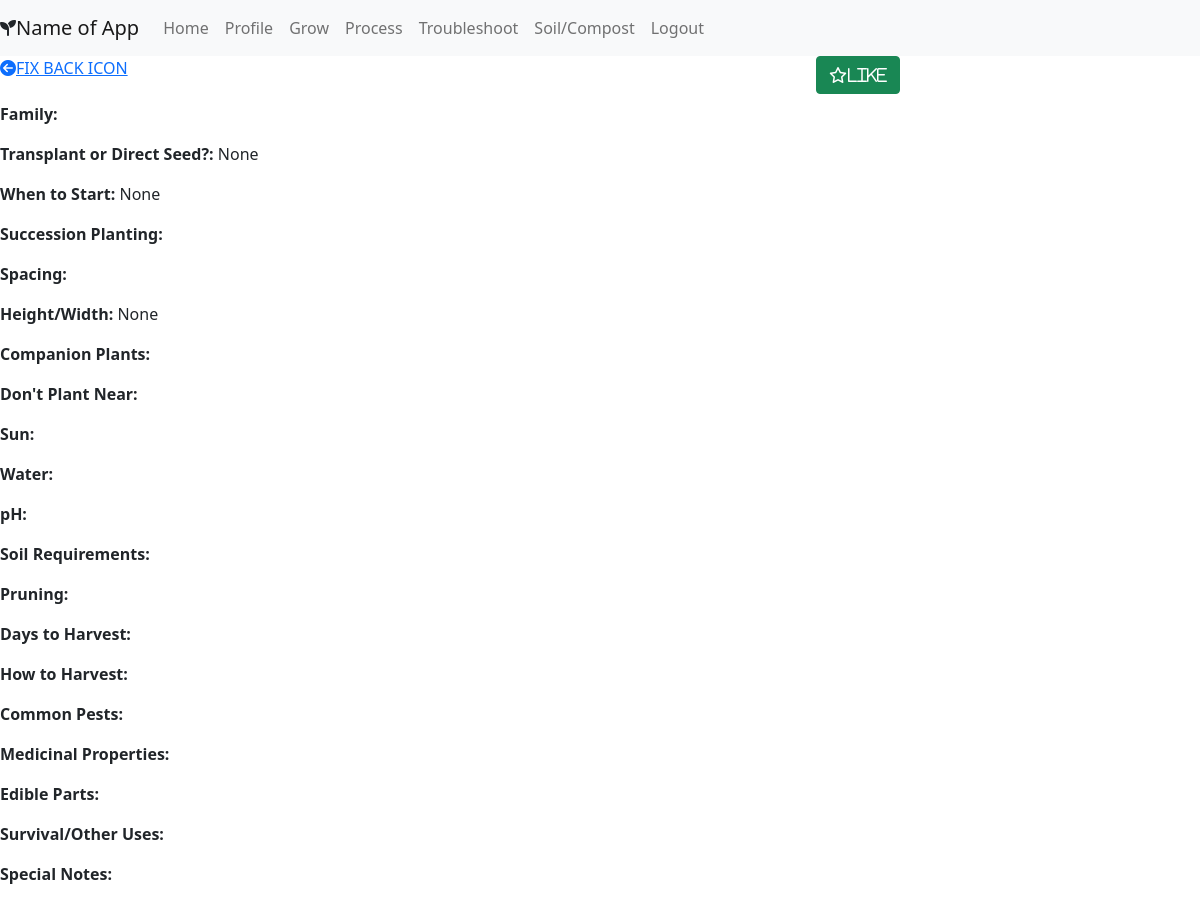
The page /grow/details/1 (signed in) on the database its author committed.
### portfolio/models.py (models this page shows, shortened)
class Plant(models.Model):
    users_like = models.ManyToManyField(User, related_name = "plants_liked")
    category = models.CharField(max_length = 45)
    name = models.CharField(max_length = 45)
    plant_pic = models.ImageField(upload_to=None, height_field=None, width_field=None, max_length=100, blank=True, null=True)
    latin_name = models.CharField(max_length = 45, null=True)
    family=models.CharField(max_length = 45, null=True)
    transplant_or_ds = models.CharField(max_length = 255, null=True)
    start = models.CharField(max_length = 255, null=True)
    succession_planting = models.TextField(null = True)
    spacing = models.CharField(max_length = 45, null=True)
    height_width = models.CharField(max_length = 45, null=True)
    companion_plants = models.TextField(null = True)
    dont_plant_near = models.TextField(null = True)
    sun = models.CharField(max_length = 45, null=True)
    water = models.CharField(max_length = 255, null=True)
    pH = models.CharField(max_length = 45, null=True)
    soil_reqs = models.TextField(null = True)
    pruning = models.TextField(null = True)
    days_to_harvest = models.CharField(max_length = 45, null=True)
    harvesting = models.TextField(null = True)
    common_pests = models.TextField(null = True)
    medicinal_props = models.TextField(null = True)
    edibility = models.TextField(null = True)
    other_uses = models.TextField(null = True)
    specific_notes = models.TextField(null = True)
    created_at = models.DateTimeField(auto_now_add=True)
    updated_at = models.DateTimeField(auto_now=True)
    objects = PlantManager()

### portfolio/views.py (the view)
# urls.py: path('grow/details/<int:plant_id>', views.plant_details),
def plant_details(request, plant_id):
    context={
        'current_user' : User.objects.get(id = request.session['user_id']),
        'plant' : Plant.objects.get(id=plant_id),
    }
    return render(request, 'plant_details.html', context)

### portfolio/templates/plant_details.html (shortened to what this page needs)
<!DOCTYPE html>
<html lang="en">
<head>
    <link href="https://cdn.jsdelivr.net/npm/bootstrap@5.0.0-beta3/dist/css/bootstrap.min.css" rel="stylesheet"
>
    <link rel="stylesheet" href="https://cdn.jsdelivr.net/npm/bootstrap-icons@1.4.1/font/bootstrap-icons.css">
    {% load static %}
    <link rel="stylesheet" href="{% static 'css/styles.css' %}">
</head>
<body>
    <div>
        <nav class="navbar navbar-expand-lg navbar-light bg-light sticky-top">
            <i class="fas fa-seedling"></i><a class="navbar-brand" href="/home"> Name of App</a>
            <div class="collapse navbar-collapse" id="navbarNavAltMarkup">
                <div class="navbar-nav">
                    <a class="nav-item nav-link" href="/home">Home</a>
                    <a class="nav-item nav-link" href="/profile/{{current_user.id}}">Profile</a>
                    <a class="nav-item nav-link" href="/grow">Grow</a>
                    <a class="nav-item nav-link" href="/process">Process</a>
                    <a class="nav-item nav-link" href="#">Troubleshoot</a>
                    <a class="nav-item nav-link" href="/soil">Soil/Compost</a>
                    <a class="nav-item nav-link" href="/logout">Logout</a>
                </div>
            </div>
        </nav>
    </div>
    <div container="fluid">
        <div class="row">
            <div class="col-4">
                <a href="javascript:history.back()"><i class="fa-solid fa-circle-arrow-left"></i>FIX BACK ICON</a>
            </div>
            <div class="col-4">
            </div>
            <div class="col-4">
                <form action="/plant/{{plant.id}}/like" method="POST">
                    <button class="btn btn-success btn-md" type="submit" value="Like Plant"><i class="far fa-star">Like</i>
                        </button>
                </form>
            </div>
        </div>
    </div>
        <p><strong>Family: </strong> {{plant.family}}</p>
        <p><strong>Transplant or Direct Seed?: </strong> {{plant.transplant_or_ds}}</p>
        <p><strong>When to Start: </strong> {{plant.start}}</p>
        <p><strong>Succession Planting: </strong> {{plant.succession_planting}}</p>
        <p><strong>Spacing: </strong>{{plant.spacing}}</p>
        <p><strong>Height/Width: </strong>{{plant.height_width}}</p>
        <p><strong>Companion Plants: </strong> {{plant.companion_plants}}</p>
        <p><strong>Don't Plant Near: </strong> {{plant.dont_plant_near}}</p>
        <p><strong>Sun: </strong> {{plant.sun}}</p>
        <p><strong>Water: </strong> {{plant.water}}</p>
        <p><strong>pH: </strong> {{plant.pH}}</p>
        <p><strong>Soil Requirements: </strong>{{plant.soil_reqs}}</p>
        <p><strong>Pruning: </strong> {{plant.pruning}}</p>
        <p><strong>Days to Harvest: </strong>{{plant.days_to_harvest}}</p>
        <p><strong>How to Harvest:</strong>{{plant.harvesting}}</p>
        <p><strong>Common Pests: </strong> {{plant.common_pests}}</p>
        <p><strong>Medicinal Properties: </strong> {{plant.medicinal_props}}</p>
        <p><strong>Edible Parts: </strong> {{plant.edibility}}</p>
        <p><strong>Survival/Other Uses: </strong> {{plant.other_uses}} </p>
        <p><strong>Special Notes: </strong> {{plant.specific_notes}}</p>
</body>
</html>

### portfolio/static/css/styles.css (style rules this page uses)
* { margin: 0; padding: 0; }

### rows shown on the page
Plant: transplant_or_ds "None", start "None", height_width "None"
